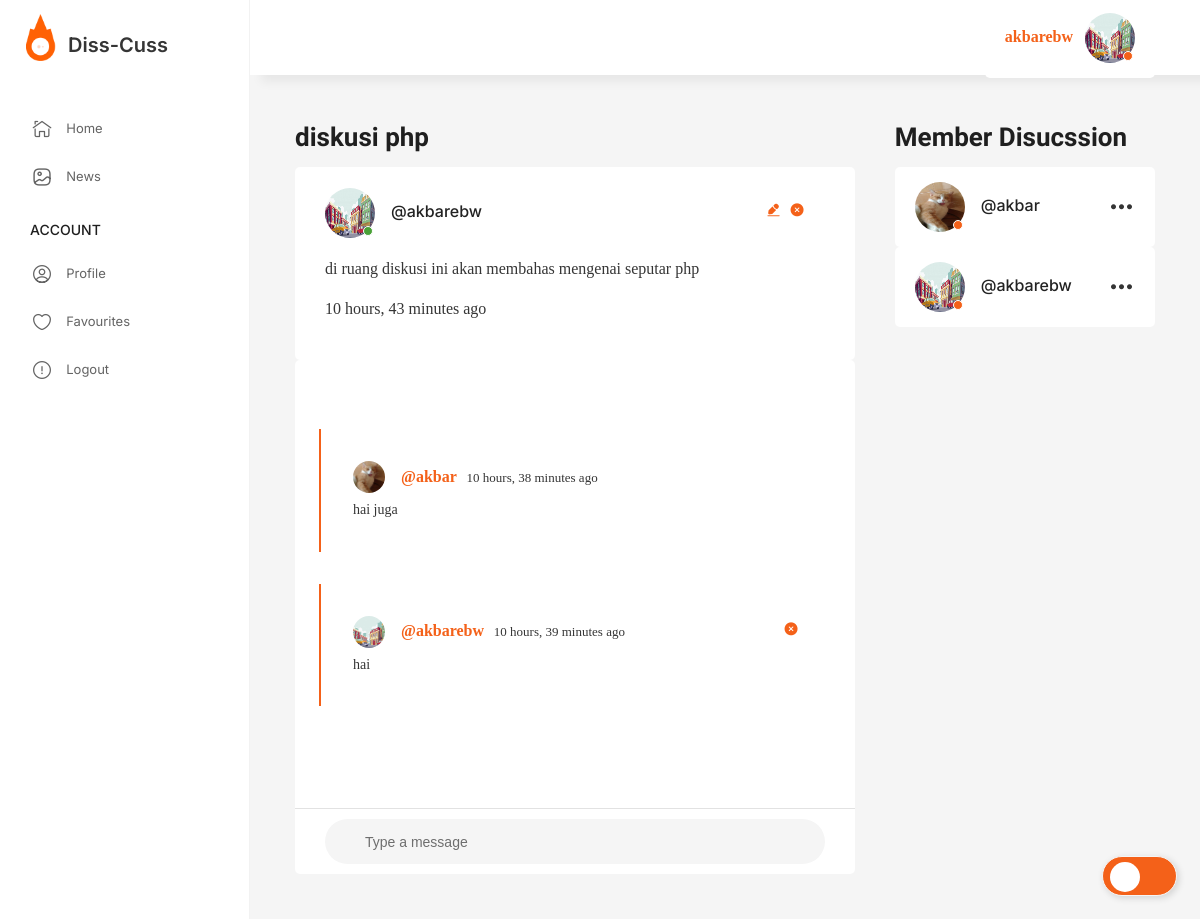
The page /room/4/ (signed in) on the database its author committed.
### base/models.py (models this page shows, shortened)
class User(AbstractUser):
    name = models.CharField(max_length=200, null=True)
    email = models.EmailField(unique=True, null=True)
    bio = models.TextField(null=True)
    avatar = models.ImageField(null=True, default="foto.jpg")
    USERNAME_FIELD = 'email'
    REQUIRED_FIELDS = ['username']

class Room(models.Model):
    host = models.ForeignKey(User, on_delete=models.SET_NULL, null=True)
    topic = models.ForeignKey(Topic, on_delete=models.SET_NULL, null=True)
    name = models.CharField(max_length=200)
    description = models.TextField(null=True, blank=True)
    participants = models.ManyToManyField(User, related_name='participants', blank=True)
    updated = models.DateTimeField(auto_now=True)
    created = models.DateTimeField(auto_now_add=True)
    class Meta:
        ordering = ['-updated', '-created']

class Message(models.Model):
    user = models.ForeignKey(User, on_delete=models.CASCADE)
    room = models.ForeignKey(Room, on_delete=models.CASCADE)
    body = models.TextField()
    updated = models.DateTimeField(auto_now=True)
    created = models.DateTimeField(auto_now_add=True)
    class Meta:
        ordering = ['-updated', '-created']

### base/views.py (the view, shortened to what this page needs)
# urls.py: path('room/<str:pk>/', views.room, name="room"),
def room(request, pk):
    room = Room.objects.get(id=pk)
    room_messages = room.message_set.all()
    participants = room.participants.all()
    cek_bookmark = Bookmark.objects.filter(room=room, user=request.user).exists()
    context = {'room': room, 'room_messages': room_messages, 'participants': participants,'cek_bookmark':cek_bookmark}
    return render(request, 'base/pages/room/room.html', context)

### base/templates/base/pages/room/room.html (shortened to what this page needs)
{% extends 'main.html' %}
{% load static %}
{% block content %}
    <main class="page-main">
        <div class="uk-grid" data-uk-grid>
            <div class="uk-width-2-3@l">
                <div class="widjet --bio">
                    <div class="widjet__head">
                        <h3 class="uk-text-lead">
                            {{ room.name }}
                        </h3>
                    </div>
                    <div class="widjet__body">
                        <div class="user-item-discuss">
                            <div class="user-item__avatar">
                                <img src="{{ room.host.avatar.url }}" alt="user"/>
                            </div>
                            <div class="user-item__box">
                                <div class="user-item__name">
                                    <a href="{% url 'user-profile' room.host.id %}">@{{ room.host.username }}</a>
                                </div>
                            </div>
                            {% if room.host == request.user %}
                                <div class="user-item">
                                    <a href="{% url 'update-room' room.id %}"><i class="ico_edit"></i></a>
                                    <a href="{% url 'delete-room' room.id %}"><i class="ico_close-circle"></i></a>
                                </div>
                            {% endif %}
                        </div>
                        <p>
                            {{ room.description }}
                        </p>
                        <p>{{ room.created|timesince }} ago</p>
                    </div>
                    <div class="chat-messages-box">
                        <div class="chat-messages-body">
                            {% for message in room_messages %}
                                <div class="thread">
                                    <div class="thread__top">
                                        <div class="thread__author">
                                            <a href="{% url 'user-profile' message.user.id %}"
                                               class="thread__authorInfo">
                                                <div class="avatar avatar--small">
                                                    <img src="{{ message.user.avatar.url }}"/>
                                                </div>
                                                <span>@{{ message.user.username }}</span>
                                            </a>
                                            <span class="thread__date">&nbsp;&nbsp; {{ message.created|timesince }} ago</span>
                                        </div>
                                        {% if request.user == message.user %}
                                            <div class="thread__delete">
                                                <a href="{% url 'delete-message' message.id %}"><i
                                                        class="ico_close-circle"></i></a>
                                            </div>
                                        {% endif %}
                                    </div>
                                    <div class="thread__details">
                                        {{ message.body }}
                                    </div>
                                </div>
                            {% endfor %}
                        </div>
                        {% if request.user.is_authenticated %}
                            <div class="chat-messages-footer">
                                <form action="" method="POST">
                                    <div class="chat-messages-form">
                                        <div class="chat-messages-form-controls">
                                            <input
                                                    name="body"
                                                    class="chat-messages-input"
                                                    type="text"
                                                    placeholder="Type a message"
                                            />
                                        </div>
                                    </div>
                                </form>
                            </div>
                        {% endif %}
                    </div>
                </div>
            </div>
            <div class="uk-width-1-3@l">
                <div class="widjet --my-list">
                    <div class="widjet__head">
                        <h3 class="uk-text-lead">Member Disucssion</h3>
                    </div>
                    <div class="widjet__body chat-messages-box">
                        {% for user in participants %}
                            <ul class="my-game-list">
                                <div class="user-item --active">
                                    <div class="user-item__avatar">
                                        <a href="{% url 'user-profile' user.id %}"><img
                                                src="{{ user.avatar.url }}" alt="user"/></a>
                                    </div>
                                    <div class="user-item__box">
                                        <div class="user-item__name">
                                            <a href="{% url 'user-profile' user.id %}">@{{ user.username }}</a>
                                        </div>
                                    </div>
                                    <div class="user-item__more">
                                        <a class="ico_more" href="{% url 'user-profile' user.id %}"></a>
                                    </div>
                                </div>
                            </ul>
                        {% endfor %}
                    </div>
                </div>
            </div>
        </div>
    </main>
{% endblock content %}

### templates/main.html (shortened to what this page needs)
<!DOCTYPE html>
{% load static %}
<html lang="en">
<head>
    <link rel="stylesheet" href="{% static 'assets/css/libs.min.css' %}"/>
    <link rel="stylesheet" href="{% static 'assets/css/main.css' %}"/>
</head>
<body class="page-chats">
<input id="toggle" type="checkbox"/>
<div class="page-wrapper">
    <header class="page-header">
        <div class="page-header__inner">
            <div class="page-header__sidebar">
                <div class="page-header__logo">
                    <img src="{% static 'assets/img/logo.png' %}" alt="logo"/><span
                        class="page-header__logo_text"
                >Diss-Cuss</span
                >
                </div>
            </div>
            <div class="page-header__content">
                {% if request.user.is_authenticated %}
                    <div class="user-item --active">
                        <div class="page-header__action">
                            <a href="{% url 'user-profile' user.id %}">{{ request.user.username }}</a>
                        </div>&nbsp;&nbsp;&nbsp;
                        <div class="user-item__avatar">
                            <a href="{% url 'user-profile' user.id %}"><img src="{{request.user.avatar.url}}"
                                                                            alt="user"/></a>
                        </div>
                    </div>
                {% else %}
                    <div class="page-header__action">
                        <a href="{% url 'login' %}">Login</a>
                    </div>
                {% endif %}
            </div>
    </header>
    <div class="page-content">
        <aside class="sidebar is-show" id="sidebar">
            <div class="sidebar-box">
                <ul class="uk-nav">
                    {% if request.user.is_authenticated %}
                        <li>
                            <a href="{% url 'home' %}"><i class="ico_home"></i><span>Home</span></a>
                        </li>
                        <li>
                            <a href="{% url 'news' %}"><i class="ico_gallery"></i><span>News</span></a>
                        </li>
                        <li class="uk-nav-header">Account</li>
                        <li>
                            <a href="{% url 'user-profile' user.id %}"
                            ><i class="ico_profile"></i><span>Profile</span></a
                            >
                        </li>
                        <li>
                            <a href="{% url 'bookmarked_items' %}"
                            ><i class="ico_favourites"></i><span>Favourites</span></a
                            >
                        </li>
                        <li>
                            <a href="{% url 'logout' %}"
                            ><i class="ico_report"></i><span>Logout</span></a
                            >
                        </li>
                    {% endif %}
                </ul>
            </div>
        </aside>
        {% block content %}
        {% endblock %}
    </div>
</body>
</html>

### rows shown on the page
User: user.username "akbarebw", user.avatar (picture), avatar (picture), username "akbarebw"
Room: name "diskusi php", host.avatar (picture), host.username "akbarebw", description "di ruang diskusi ini akan membahas mengenai seputar php", created "10 hours, 43 minutes"
Message: user.avatar (picture), user.username "akbar", created "10 hours, 38 minutes", body "hai juga"
Message: user.avatar (picture), user.username "akbarebw", created "10 hours, 39 minutes", body "hai"
User: avatar (picture), username "akbar"
